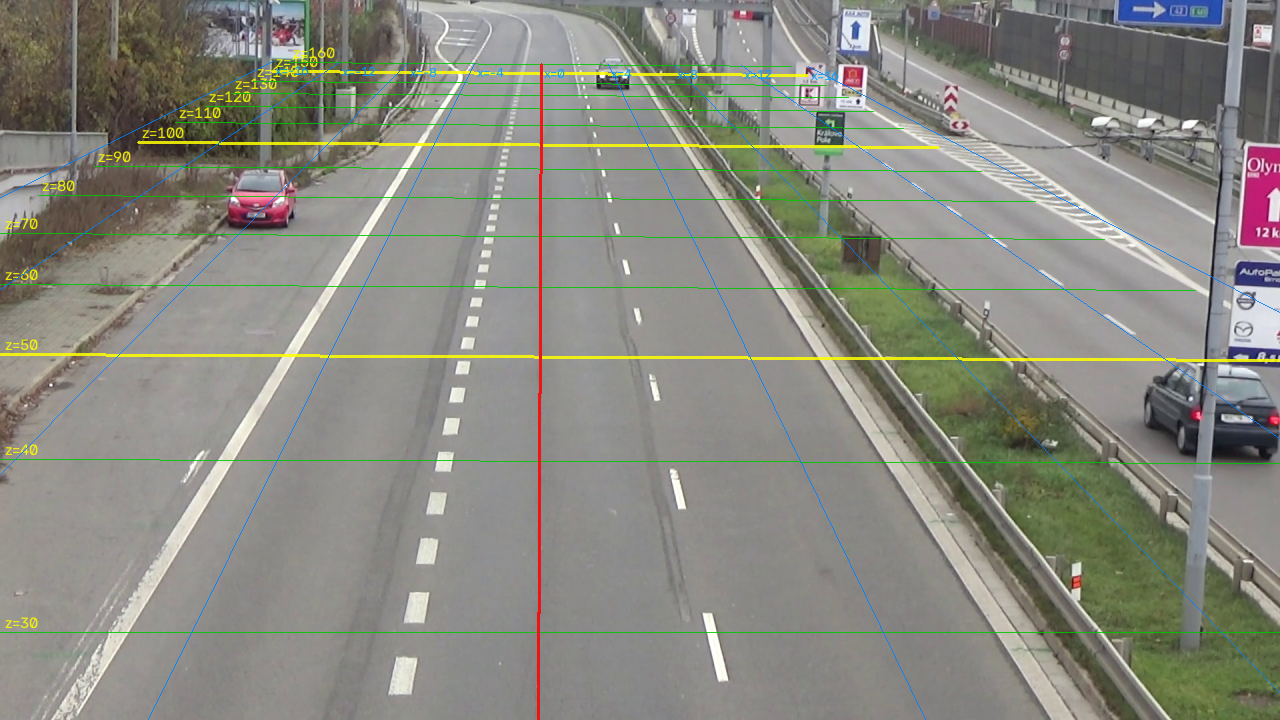
#> input picture hasil/gambar/kalibrasi.png, 1280 x 720 px
$ python pratinjau_kalibrasi.py ../../hasil/gambar/kalibrasi.png out.png
#> lines starting #> are read from the running program, lines starting #| are printed output that depends on the picture; after the words box and inside, x2 and y2 are one past the last pixel; in counts of white or black regions, pixels touching at a corner belong together
### uji_session0_pipeline/geometry.py
"""
Geometri kamera: proyeksi 3D -> 2D dan proyeksi balik piksel ke bidang jalan.

Konvensi dunia: x = kanan, y = atas (0 = permukaan jalan), z = maju.
Pada Track, "y" milik Kalman Filter adalah z dunia.

Dasar: model kamera lubang jarum dan perpotongan sinar dengan bidang
y = 0 (Hartley & Zisserman, Multiple View Geometry, 2004, bab 6).
"""

import xml.etree.ElementTree as ET

import numpy as np

import config as cfg


# [20 lines left out: functions pitch_matrix, build_camera, not called in this run]


def build_camera_from_calib(xml_path, img_w, img_h, ref_size=(1920, 1080)):
    """Kamera dari berkas kalibrasi BrnoCompSpeed (calibParams.xml): fokus f (px pada ref_size),
    tinggi kamera h (mm), dan dua titik hilang (arah jalan dan arah melintang jalan).
    Rotasi kamera dihitung dari kedua titik hilang (pitch, yaw, dan roll sekaligus), sama dengan
    kamera.py yang dipakai membuat label 3D data latih. Kembalikan (K, to_world_from_camera).
    Konvensi dunia sama dengan build_camera: x = kanan, y = atas, z = maju; kamera di (0, h, 0)."""
#> called with img_w = 1280, img_h = 720, ref_size = (1920, 1080)
    cal = ET.parse(xml_path).getroot()
#> (reads 1_camera_calibration/xml/session0_right_calibParams.xml from the repository)
    f_ref = float(cal.findtext("f"))
    h_m = float(cal.findtext("h")) / 1000.0
    vp = [float(t) for t in cal.findtext("vanishPoints").split()]
    ref_w, ref_h = ref_size
    k_ref = np.array([[f_ref, 0, ref_w / 2], [0, f_ref, ref_h / 2], [0, 0, 1.0]])

    def direction(p):
        d = np.linalg.inv(k_ref) @ np.array([p[0], p[1], 1.0])
        return d / np.linalg.norm(d)

    d1, d2 = direction(vp[0:2]), direction(vp[2:4])
    if d1[2] < 0:
        d1 = -d1
    if d2[0] < 0:
        d2 = -d2
    x_ax = d2 - (d2 @ d1) * d1
    x_ax /= np.linalg.norm(x_ax)
    z_ax = np.cross(x_ax, d1)
    if z_ax[1] > 0:
        z_ax = -z_ax
    flip = np.array([1.0, -1.0, 1.0])
    r_wc = np.stack([x_ax * flip, z_ax * flip, d1 * flip], axis=0)
    to_world = np.identity(4)
    to_world[:3, :3] = r_wc
    to_world[:3, 3] = [0.0, h_m, 0.0]
    f = f_ref * img_w / ref_w
    k = np.array([[f, 0.0, img_w / 2], [0.0, f, img_h / 2], [0.0, 0.0, 1.0]])
    return k, to_world


if getattr(cfg, "CALIB_XML", None):
    K, TO_WORLD_FROM_CAMERA = build_camera_from_calib(
        cfg.CALIB_XML, cfg.IMG_W, cfg.IMG_H, getattr(cfg, "CALIB_REF_SIZE", (1920, 1080))
    )
else:
    K, TO_WORLD_FROM_CAMERA = build_camera(
        cfg.PITCH_DEG, cfg.CAM_HEIGHT_M, cfg.FOCAL_PX, cfg.IMG_W, cfg.IMG_H
    )
TO_CAMERA_FROM_WORLD = np.linalg.inv(TO_WORLD_FROM_CAMERA)
CAMERA_POS = TO_WORLD_FROM_CAMERA[:3, 3].copy()


def project(point_in_world, to_camera_from_world=TO_CAMERA_FROM_WORLD, k=K):
    """Titik dunia (3,) -> piksel (u, v) dengan v dihitung dari BAWAH citra."""
    p = np.asarray(point_in_world, dtype=float).reshape(3, 1)
    pc = to_camera_from_world[:3, :3].dot(p) + to_camera_from_world[:3, 3].reshape(3, 1)
    pc /= abs(pc[2])
    return k.dot(pc).flatten()[:2]


def world_to_image(point_in_world, img_h=cfg.IMG_H):
    """Titik dunia -> (u, v) piksel OpenCV (v dari ATAS citra), bertipe int."""
    pix = project(point_in_world)
    return int(pix[0]), int(img_h - pix[1])


# [8 lines left out: function get_position_ground, not called in this run]

### uji_session0_pipeline/box3d.py
"""
Kotak 3D berorientasi untuk tampilan: dimensi dan arah (yaw). Hanya geometri,
tidak memengaruhi tracking, klasifikasi, maupun counting.

Konvensi: x = lateral, y = tinggi (0 = jalan), z = kedalaman.
Seluruh pencampuran ukuran dan penghalusan yaw adalah [heuristik proyek].
"""

import math
from collections import deque

import numpy as np

import config as cfg


# [13 lines left out: function blended_dims, not called in this run]


class YawEstimator:
    """Arah kendaraan dari lintasan posisi, dihaluskan dengan EMA."""

    # [27 lines left out: functions __init__, update, not called in this run]


def box_corners(cx, cz, dims, yaw):
    """8 sudut kotak di dunia. Indeks 0-3 = alas, 4-7 = atap."""
    w, h, l = dims
    f = np.array([math.sin(yaw), math.cos(yaw)])   # arah panjang
    r = np.array([math.cos(yaw), -math.sin(yaw)])  # arah lebar
    corners = []
    for height in (0.0, h):
        for sl, sw in ((1, 1), (1, -1), (-1, -1), (-1, 1)):
            p = np.array([cx, cz]) + sl * (l / 2) * f + sw * (w / 2) * r
            corners.append(np.array([p[0], height, p[1]]))
    return corners

### antarmuka/backend/pratinjau_kalibrasi.py
"""
pratinjau_kalibrasi.py - menggambar kisi jalan, garis hitung, dan kotak mobil acuan di atas satu frame.

Dijalankan layanan.py DARI folder pipeline, dengan variabel lingkungan PROFIL_KAMERA berisi profil
yang sedang disunting, sehingga geometri yang dipakai persis sama dengan yang dipakai run.py.
    python pratinjau_kalibrasi.py frame.jpg hasil.jpg
Kalibrasi benar bila: garis kisi sejajar marka jalan, dan kotak acuan (4,5 x 1,8 x 1,5 m)
seukuran mobil yang berada di dekatnya.
"""
import os
import sys

sys.path.insert(0, os.getcwd())

import cv2                      # noqa: E402
import numpy as np              # noqa: E402

import config as cfg            # noqa: E402
from box3d import box_corners   # noqa: E402
from geometry import CAMERA_POS, TO_CAMERA_FROM_WORLD, world_to_image  # noqa: E402

frame = cv2.imread(sys.argv[1])
#> frame is the input picture: shape (720, 1280, 3); mean B, G, R 128.4, 137.9, 137.5
H, W = frame.shape[:2]
#> H = 720; W = 1280


def piksel(x, z, y=0.0):
    """Titik dunia -> piksel, atau None bila di belakang kamera / terlalu jauh dari gambar."""
    p = np.array([x, y, z], dtype=float)
    if (TO_CAMERA_FROM_WORLD[:3, :3] @ p + TO_CAMERA_FROM_WORLD[:3, 3])[2] <= 0.5:
        return None
    u, v = world_to_image(p, H)
    return (u, v) if abs(u) < 20000 and abs(v) < 20000 else None


def garis(a, b, warna, tebal=1):
    if a is None or b is None:
        return
    ok, p, q = cv2.clipLine((0, 0, W, H), a, b)
    if ok:
        cv2.line(frame, p, q, warna, tebal, cv2.LINE_AA)


half, jauh = cfg.LANE_HALF_WIDTH_M, cfg.MAX_TRACK_DEPTH_M
median = getattr(cfg, "MEDIAN_X_M", 0.0)
away = getattr(cfg, "LINE_Y_AWAY_M", cfg.LINE_Y_DEFAULT_M)
langkah = 10 if jauh <= 150 else 20
z0 = 5.0

# kisi: garis melintang tiap `langkah` meter, garis memanjang tiap 5 m
for z in np.arange(langkah, jauh + 0.1, langkah):
    garis(piksel(-half, z), piksel(half, z), (255, 255, 255), 1)
    p = piksel(-half, z)
    if p and 0 <= p[1] < H:
        cv2.putText(frame, "%d m" % z, (max(4, min(W - 60, p[0] + 4)), p[1] - 4), cv2.FONT_HERSHEY_SIMPLEX, 0.45,
                    (255, 255, 255), 1, cv2.LINE_AA)
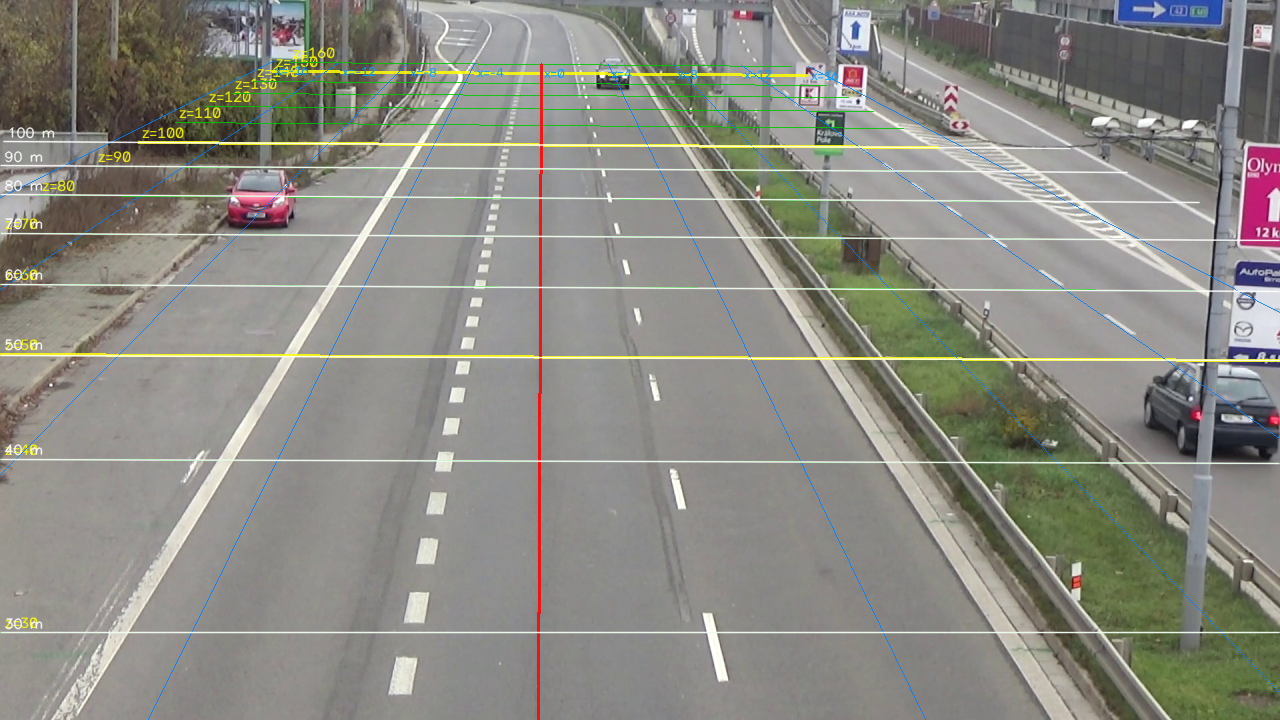
#> frame: shape (720, 1280, 3); 3.38% of pixels changed, all inside (x1, y1, x2, y2) = (0, 127, 1280, 634)
for x in np.arange(-half, half + 0.1, 5.0):
    garis(piksel(x, z0), piksel(x, jauh), (200, 200, 200), 1)
#> this loop made 9 passes
#> q in garis on passes 1 to 9: (29, 131), (157, 132), (285, 133), (413, 133), (540, 134), (667, 135), (794, 136), (920, 137), (1045, 138)
# batas jalur (jingga) dan median (sian)
for x in (-half, half):
    garis(piksel(x, z0), piksel(x, jauh), (0, 165, 255), 2)
#> this loop made 2 passes
#> (x, ok in garis) on passes 1 to 2: (-20, True), (20, True)
garis(piksel(median, z0), piksel(median, jauh), (255, 255, 0), 2)
# garis hitung: mendekat (merah, kiri median), menjauh (ungu, kanan median)
garis(piksel(-half, cfg.LINE_Y_DEFAULT_M), piksel(median, cfg.LINE_Y_DEFAULT_M), (0, 0, 255), 3)
garis(piksel(median, away), piksel(half, away), (255, 0, 255), 3)
# kotak mobil acuan di beberapa jarak
tepi = [(0, 1), (1, 2), (2, 3), (3, 0), (4, 5), (5, 6), (6, 7), (7, 4), (0, 4), (1, 5), (2, 6), (3, 7)]
for z in (jauh * 0.2, jauh * 0.4, jauh * 0.65):
    for x in ((-half + median) / 2, (median + half) / 2):
        pts = [piksel(c[0], c[2], c[1]) for c in box_corners(x, z, (1.8, 1.5, 4.5), 0.0)]
        for a, b in tepi:
            garis(pts[a], pts[b], (0, 255, 0), 2)
#> this loop made 3 passes

teks = "tinggi kamera %.2f m" % CAMERA_POS[1]
cv2.rectangle(frame, (8, 8), (16 + 9 * len(teks), 32), (0, 0, 0), -1)
cv2.putText(frame, teks, (12, 26), cv2.FONT_HERSHEY_SIMPLEX, 0.5, (255, 255, 255), 1, cv2.LINE_AA)
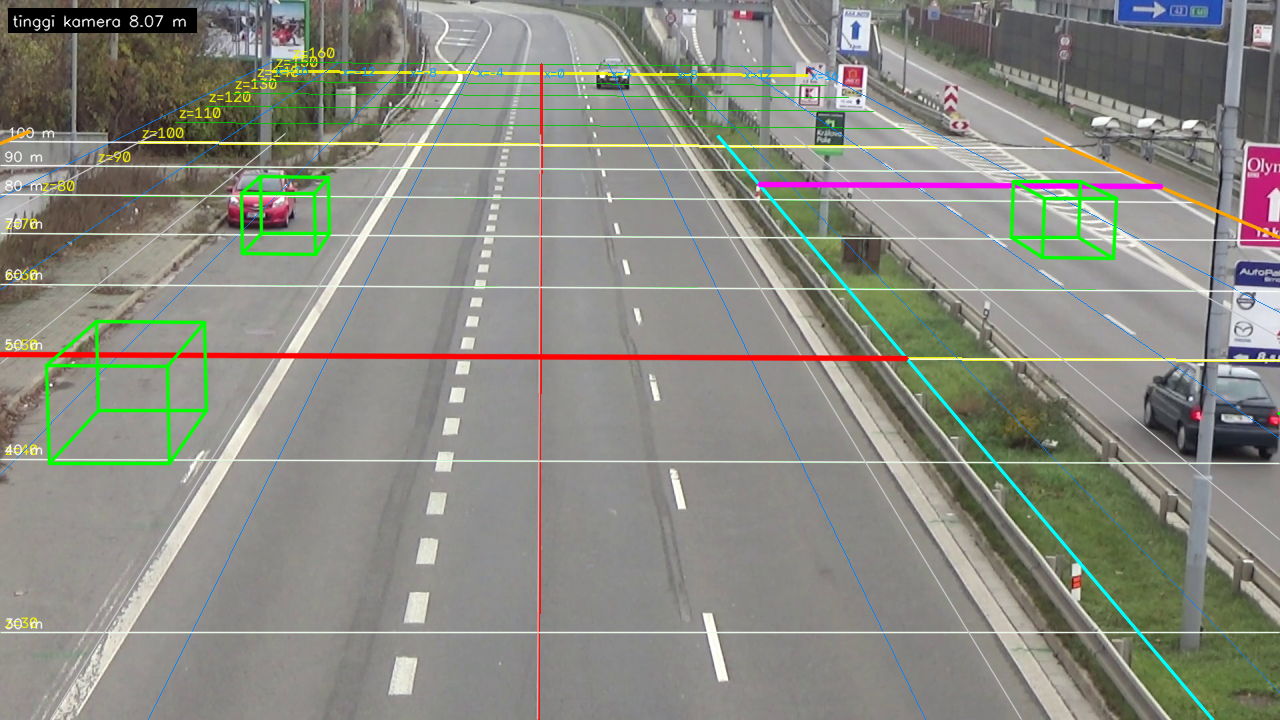
#> frame: shape (720, 1280, 3); mean B, G, R 130, 138.8, 138.3
cv2.imwrite(sys.argv[2], frame, [cv2.IMWRITE_JPEG_QUALITY, 85])
